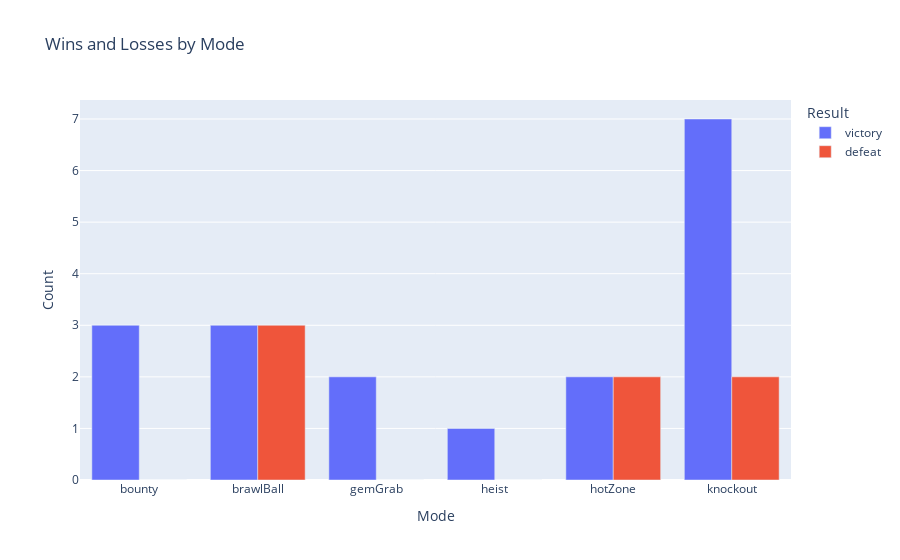

Source (notebook cell):
### Code cell
battles_df['victory'] = battles_df['result'].apply(lambda x: 1 if x == "victory" else 0)
battles_df['defeat'] = battles_df['result'].apply(lambda x: 1 if x != "victory" else 0)

# Agregace dat pro každý mód
agg_df = battles_df.groupby('mode').sum()[['victory', 'defeat']].reset_index()

# Tavení DataFrame pro použití ve sloupcovém grafu
melted_df = agg_df.melt(id_vars='mode', value_vars=['victory', 'defeat'], var_name='result_type', value_name='count')

# Vytvoření sloupcového grafu pomocí Plotly Express
fig = px.bar(melted_df, x='mode', y='count', color='result_type', barmode='group',
             labels={'mode': 'Mode', 'count': 'Count', 'result_type': 'Result'},
             title='Wins and Losses by Mode')

fig.show()

### Figure 1 — Plotly figure (JSON) as saved in the notebook; plotly's stock layout.template omitted (floating-point values rounded to 4 significant figures)
{"data": [{"alignmentgroup": "True", "hovertemplate": "Result=victory<br>Mode=%{x}<br>Count=%{y}<extra></extra>", "legendgroup": "victory", "marker": {"color": "#636efa", "pattern": {"shape": ""}}, "name": "victory", "offsetgroup": "victory", "orientation": "v", "showlegend": true, "textposition": "auto", "type": "bar", "x": ["bounty", "brawlBall", "gemGrab", "heist", "hotZone", "knockout"], "xaxis": "x", "y": [3, 3, 2, 1, 2, 7], "yaxis": "y"}, {"alignmentgroup": "True", "hovertemplate": "Result=defeat<br>Mode=%{x}<br>Count=%{y}<extra></extra>", "legendgroup": "defeat", "marker": {"color": "#EF553B", "pattern": {"shape": ""}}, "name": "defeat", "offsetgroup": "defeat", "orientation": "v", "showlegend": true, "textposition": "auto", "type": "bar", "x": ["bounty", "brawlBall", "gemGrab", "heist", "hotZone", "knockout"], "xaxis": "x", "y": [0, 3, 0, 0, 2, 2], "yaxis": "y"}], "layout": {"barmode": "group", "legend": {"title": {"text": "Result"}, "tracegroupgap": 0}, "title": {"text": "Wins and Losses by Mode"}, "xaxis": {"anchor": "y", "domain": [0, 1], "title": {"text": "Mode"}}, "yaxis": {"anchor": "x", "domain": [0, 1], "title": {"text": "Count"}}}}
